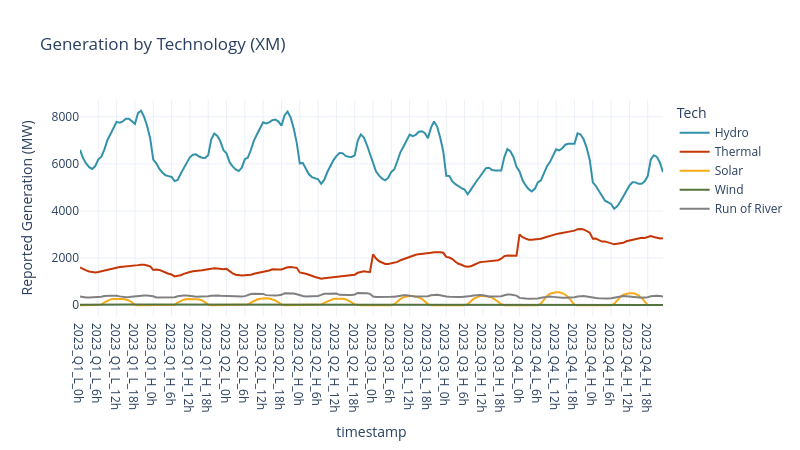

Write notebook code for a chart like this one.
### Markdown cell above
### 3.4.3 Dispatch by Technology XM

### Code cell
gen_res = dispatch_xm.copy()
# Replace prefix 'labor_' by 'L_' and 'holidays_' by 'H_'
gen_res['timestamp'] = gen_res['timestamp'].str.replace('labor_', 'L_')
gen_res['timestamp'] = gen_res['timestamp'].str.replace('holidays_', 'H_')

import plotly.express as px
fig = px.line(
    gen_res,
    x='timestamp', y='DispatchGen_MW',
    color='Tech', title='Generation by Technology (XM)',
    color_discrete_map=tech_colors,
    category_orders={"Tech": tech_order},
    labels={'DispatchGen_MW': 'Reported Generation (MW)'},
    height=9*50, width=16*50,
    template='plotly_white',
)
fig.update_xaxes(dtick=6)
fig.show()

### Figure 1 — Plotly figure (JSON) as saved in the notebook; plotly's stock layout.template omitted (floating-point values rounded to 4 significant figures; data arrays with more than 128 entries replaced by an {"elided": "..."} marker saying what was removed)
{"data": [{"hovertemplate": "Tech=Hydro<br>timestamp=%{x}<br>Reported Generation (MW)=%{y}<extra></extra>", "legendgroup": "Hydro", "line": {"color": "#3292A9", "dash": "solid"}, "marker": {"symbol": "circle"}, "mode": "lines", "name": "Hydro", "orientation": "v", "showlegend": true, "type": "scatter", "x": {"elided": "192 str values"}, "xaxis": "x", "y": {"elided": "192 float values"}, "yaxis": "y"}, {"hovertemplate": "Tech=Thermal<br>timestamp=%{x}<br>Reported Generation (MW)=%{y}<extra></extra>", "legendgroup": "Thermal", "line": {"color": "#C53707", "dash": "solid"}, "marker": {"symbol": "circle"}, "mode": "lines", "name": "Thermal", "orientation": "v", "showlegend": true, "type": "scatter", "x": {"elided": "192 str values"}, "xaxis": "x", "y": {"elided": "192 float values"}, "yaxis": "y"}, {"hovertemplate": "Tech=Solar<br>timestamp=%{x}<br>Reported Generation (MW)=%{y}<extra></extra>", "legendgroup": "Solar", "line": {"color": "#F7AB17", "dash": "solid"}, "marker": {"symbol": "circle"}, "mode": "lines", "name": "Solar", "orientation": "v", "showlegend": true, "type": "scatter", "x": {"elided": "161 str values"}, "xaxis": "x", "y": {"elided": "161 float values"}, "yaxis": "y"}, {"hovertemplate": "Tech=Wind<br>timestamp=%{x}<br>Reported Generation (MW)=%{y}<extra></extra>", "legendgroup": "Wind", "line": {"color": "#55733D", "dash": "solid"}, "marker": {"symbol": "circle"}, "mode": "lines", "name": "Wind", "orientation": "v", "showlegend": true, "type": "scatter", "x": {"elided": "192 str values"}, "xaxis": "x", "y": {"elided": "192 float values"}, "yaxis": "y"}, {"hovertemplate": "Tech=Run of River<br>timestamp=%{x}<br>Reported Generation (MW)=%{y}<extra></extra>", "legendgroup": "Run of River", "line": {"color": "#808080", "dash": "solid"}, "marker": {"symbol": "circle"}, "mode": "lines", "name": "Run of River", "orientation": "v", "showlegend": true, "type": "scatter", "x": {"elided": "192 str values"}, "xaxis": "x", "y": {"elided": "192 float values"}, "yaxis": "y"}], "layout": {"height": 450, "legend": {"title": {"text": "Tech"}, "tracegroupgap": 0}, "title": {"text": "Generation by Technology (XM)"}, "width": 800, "xaxis": {"anchor": "y", "domain": [0, 1], "dtick": 6, "title": {"text": "timestamp"}}, "yaxis": {"anchor": "x", "domain": [0, 1], "title": {"text": "Reported Generation (MW)"}}}}
